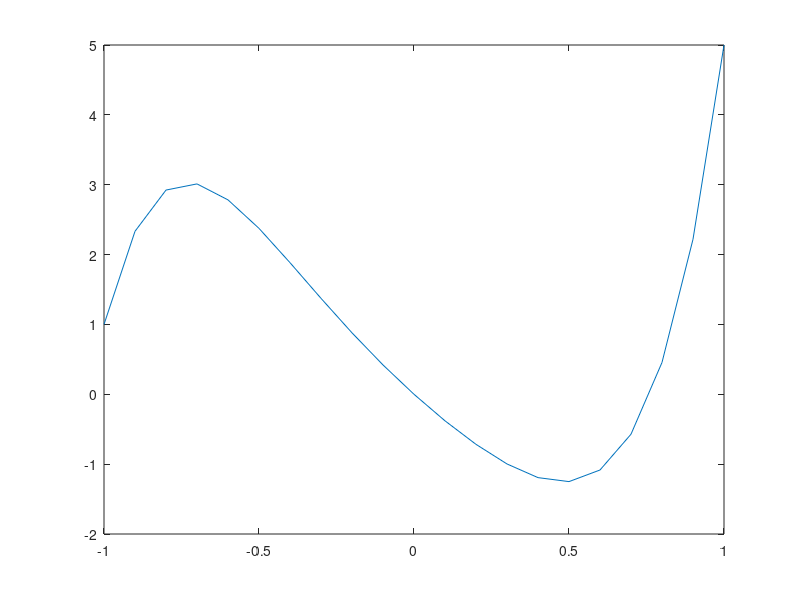

Source code (MATLAB):
# matlab
% subplot(2,1,1);
% x=[0:0.1:4*pi];
% y=sin(x+pi/4);
% funkcja(x,y);
% subplot(2,1,2);
% a=[0:0.1:10];
% b=a*a;
% plot(a,b,'c');

% 
% rownomierny=rand(100000,1);
% hist((rownomierny*2)-1,50);

% gauss=randn(100000,1);
% subplot(2,1,1);
% hist((gauss-2),10000);
% subplot(2,2,3);
% hist(0.5*gauss-2,10000);
% c=[0:0.1:5];
% d=2*c;
% subplot(2,2,4);
% plot(c,d);

a=[1 1 -1 0 -1];
b=[1 0 -1 1];
c=[1 -1 1 0 0 -1];
e=deconv(conv(a,c),b);
f=polyder(e);
h=[1 0 0 0];
g=max([length(f), length(a), length(h)]);
x=[zeros(1,g-length(f)) f];
y=[zeros(1,g-length(a)) a];
z=[zeros(1,g-length(h)) h];
g=x+y-z;
t=[-1:0.1:1];
r=polyval(g,t);
plot(t,r);


%funkcja.m
function [] = funkcja(x,y)
%FUNKCJA Summary of this function goes here
%   Detailed explanation goes here
i=(max(x)-min(x))/10;
j=(max(y)-min(y))/10;
plot(x,y,'m');
title sinus;
xlabel w;
ylabel sin(w+pi/4);
axis([min(x)-i, max(x)+i, min(y)-j, max(y)+j]);
end

